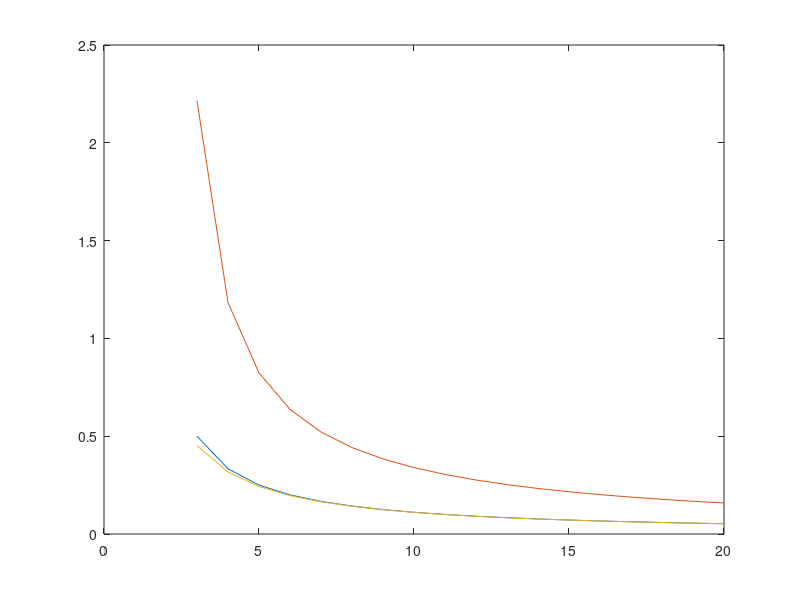

Write the MATLAB code that produced this figure.
n=3:20;
z=1./(n-1);

u=(2*(n-1)+sqrt(n.^2-2*n+4))./(n.*(n-2));
l=(2*(n-1)-sqrt(n.^2-2*n+4))./(n.*(n-2));

plot(n,z,n,u,n,l)